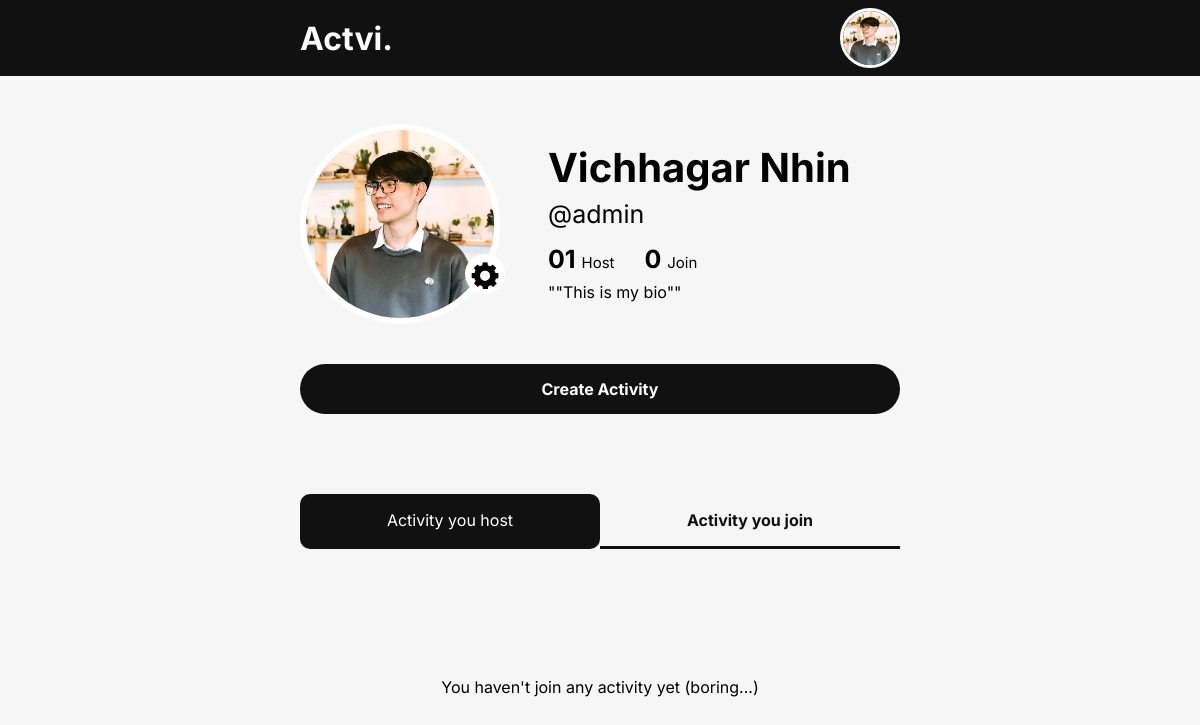
The app's page /dashboard1/ (signed in) with its own data.
### activity/models.py (models this page shows, shortened)
class User(AbstractUser):
    USER_TYPE = [
        ('admin', 'admin'),
        ('official', 'official'),
        ('normal', 'normal')
    ]
    profileImage = models.ImageField(upload_to='images/', null=True, blank=True)
    userType = models.CharField(max_length=10, choices=USER_TYPE, default='normal')
    userBio = models.CharField(max_length=100)

### activity/views.py (the view, shortened to what this page needs)
# urls.py: path('dashboard1/', ProfileJoin, name='profile-join'),
@login_required(login_url='activity:login')
def ProfileJoin(request):
    activities = []
    pagenation = [0,1,2,3,4]
    hostCount = Activity.objects.filter(activityOrganizer = request.user.id).count()
    joinCount = ActivityParticepationList.objects.filter(userID = request.user.id).count()
    join = ActivityParticepationList.objects.filter(userID = request.user.id)
    joinList = []
    for i in join:
        joinList.append(i.activityID)
    context = {
        "activities" : activities,
        "pagenation" : pagenation,
        "hostCount" : hostCount,
        "joinCount" : joinCount
    }
    return render(request, "activity/profile-join.html", context)

### activity/templates/activity/profile-join.html (shortened to what this page needs)
{% include "activity/base.html" %}
{% load static %}
{% block content %}
<head>
    <link rel="stylesheet" href="{% static 'activity/css/user.css' %}">
</head>
<main>
    <div class="profile-section">
        <div class="profile-container" onclick="toEditPro()" style="cursor: pointer;">
            <div class="profile-edit">
                <img src="{% static 'activity/img/edit.png' %}" alt="">
            </div>
            <div class="profile-picture">
                <img src="/images/{{ request.user.profileImage }}" alt="">
            </div>
        </div>
        <div class="user-info">
            <div class="name">
                <h1>{{ request.user.first_name | title }} {{ request.user.last_name | title }}</h1>
                <p>@{{ request.user.username }}</p>
            </div>
            <div class="activity-info-user">
                <p class="host">
                    <span class="number">
                    {% if  hostCount > 9%}
                        {{ hostCount }}
                    {% elif hostCount == 0%}
                        0
                    {% else %}
                        0{{ hostCount }}
                    {%endif%}
                    </span> Host
                </p>
                <p class="join">
                    <span class="number">
                    {% if  joinCount > 9%}
                        {{ joinCount }}
                    {% elif joinCount == 0%}
                        0
                    {% else %}
                        0{{ joinCount }}
                    {%endif%}
                    </span> Join
                </p>
            </div>
            <p class="bio">"{{ request.user.userBio }}"</p>
        </div>
    </div>
    <div class="switcher">
        <div class="create-activity">
            <a href="{% url 'activity:create' %}">Create Activity</a>
        </div>
        <div class="switcher-button">
            <div class="butt-user" onclick="goYouHost()">Activity you host</div>
            <div class="butt-user active" onclick="goYouJoin()">Activity you join</div>
        </div>
    </div>
    <div class="activities">
        {% for activity in activities %}
        <div class="activity-card">
            <div class="profile">
                <div class="card-profile">
                    <div class="profile-image">
                        <img src="/images/{{ activity.activity.activityOrganizer.profileImage }}" alt="">
                    </div>
                    <div class="name">
                        <div class="fullname">{{ activity.activity.activityOrganizer.first_name | title }} {{ activity.activity.activityOrganizer.last_name | title }}</div>
                        <div class="username">@{{ activity.activity.activityOrganizer }}</div>
                    </div>
                </div>
                <div class="time">{{ activity.activity.activityOpenDate | date:'d M Y' }}</div>
            </div>
            <div class="activity-info">
                <div class="activity-detail">
                    <p>{{ activity.activity.activityDate | date:'d F Y'}}</p>
                    <p>{{ activity.activity.activityLocation }}</p>
                    <h1>{{ activity.activity.activityTitle }}</h1>
                    <p class="list">Particepance's List</p>
                    <div class="par-list">
                            {% for p in activity.particepance %}
                                <div class="pro">
                                    <img src="/images/{{ p.userID.profileImage }}" alt="">
                                </div>
                            {% endfor %}
                            {% if activity.lastestParticepance > 5  %}
                                <p class="extra">+{{ activity.lastestParticepance|add:"-5" }}</p>
                            {% endif %}
                    </div>
                </div>
                <div class="activity-action">
                    <div class="activity-status">
                        <div class="dot"></div>
                        <p>Open until {{ activity.activity.activityCloseDate | date:'d M Y' }}</p>
                    </div>
                    <p class="notice">please join the event before the closing date.</p>
                    <div class="butt leave-button">
                        <form id="join-form">
                            {% csrf_token %}
                            <input type="hidden" id="userID" name="userID" value="{{ request.user.id }}">
                            <input type="hidden" id="activityID" name="activityID" value="{{ activity.id }}">
                            <input id="leave-butt" type="submit" value="Leave" data-tosend="{{ activity.activity.id }}">
                        </form>
                    </div>
                    <div class="butt detail-button">
                        <a href="{% url 'activity:more-info' activity.activity.id %}">More Information</a>
                    </div>
                </div>
            </div>
        </div>
        {% empty %}
        <p style="text-align: center; margin-top: 10rem;">You haven't join any activity yet (boring...)</p>
        {% endfor %}
    </div>
</main>
{% endblock %}

### activity/templates/activity/base.html (shortened to what this page needs)
{% load static %}
<!doctype html>
<html>
<head>
    <link rel="stylesheet" href="{% static 'activity/css/nav.css' %}">
</head>
<body>
    <header>
        <nav>
            <div class="logo" onclick="goHome()">Actvi.</div>
            <div class="img">
                <img src="/images/{{ request.user.profileImage }}" onclick="goProfile()" onmouseover="showLogout()">
            </div>
        </nav>
    </header>
</body>
</html>

### activity/static/activity/css/nav.css (style rules this page uses)
* { margin: 0; padding: 0; box-sizing: border-box; font-family: 'Inter', sans-serif; }
body { margin-inline: auto; background-color: #F6F6F6; }
nav { display: flex; justify-content: space-between; background-color: #111; padding-inline: 300px; padding-block: 0.5rem; }
nav .logo { font-size: 2rem; font-weight: bolder; margin-block: auto; color: #fff; cursor: pointer; }
nav .img { width: 60px; height: 60px; border: 3px #fff solid; border-radius: 50%; cursor: pointer; }
nav .img img { width: 100%; height: 100%; object-fit: cover; border-radius: inherit; cursor: pointer; }

### activity/static/activity/css/user.css (style rules this page uses)
* { margin: 0; padding: 0; box-sizing: border-box; font-family: 'Inter', sans-serif; }
.profile-section { margin-top: 3rem; }
.profile-container { position: relative; }
.profile-section, .switcher, .create-activity { padding-inline: 25%; }
.profile-section { display: flex; }
.profile-picture { width: 200px; height: 200px; border-radius: 50%; border: 3px #fff solid; z-index: 0; }
.profile-picture img { width: 100%; height: 100%; object-fit: cover; border: inherit; border-radius: inherit; }
.profile-edit { width: 40px; height: 40px; border-radius: 50%; background-color: #fff; position: absolute; bottom: 30px; right: -5px; z-index: 5; }
.profile-edit img { width: 100%; height: 100%; object-fit: contain; border: inherit; border-radius: inherit; }
.user-info { margin-left: 3rem; margin-block: auto; line-height: 25px; }
.user-info .name h1 { font-size: 2.5rem; margin-bottom: 10px; line-height: 3rem; }
.user-info .name p { font-size: 25px; margin-bottom: 10px; }
.activity-info-user { display: flex; }
.activity-info-user p { margin-right: 30px; font-size: 15px; margin-top: 10px; margin-bottom: 5px; }
.number { font-weight: bold; font-size: 25px; }
.switcher { margin-block: 2.5rem; }
.create-activity { background-color: #111; border-radius: 50px; text-align: center; padding-block: 15px; cursor: pointer; margin-bottom: 2rem; }
.create-activity a { text-decoration: none; color: #fff; font-weight: bolder; }
.switcher-button { display: flex; justify-content: space-evenly; margin-top: 5rem; margin-bottom: -2rem; border-radius: 10px; }
.butt-user { text-align: center; width: 100%; background-color: #111; color: #fff; padding: 1rem 0; cursor: pointer; border-radius: 10px 10px 10px 10px; }
.active { background-color: #f6f6f6; border-bottom: #111 3px solid; padding-bottom: 1rem; color: #111; font-weight: bolder; border-radius: 0; }
.activities { padding-inline: 25%; }

### records on screen
User: user.profileImage (picture), user.first_name "Vichhagar", user.last_name "Nhin", user.username "admin", user.userBio "\"This is my bio\""

### other values on screen
{{ hostCount }} "1"
